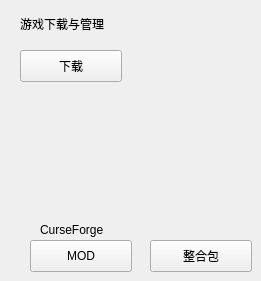
   <widget class="QWidget" name="download">
    <widget class="SubtitleLabel" name="SubtitleLabel_5">
     <property name="geometry">
      <rect>
       <x>20</x>
       <y>10</y>
       <width>161</width>
       <height>28</height>
      </rect>
     </property>
     <property name="text">
      <string>游戏下载与管理</string>
     </property>
    </widget>
    <widget class="PushButton" name="Download">
     <property name="geometry">
      <rect>
       <x>20</x>
       <y>50</y>
       <width>102</width>
       <height>32</height>
      </rect>
     </property>
     <property name="text">
      <string>下载</string>
     </property>
    </widget>
    <widget class="PushButton" name="CurseForgeModDownload">
     <property name="geometry">
      <rect>
       <x>30</x>
       <y>240</y>
       <width>102</width>
       <height>32</height>
      </rect>
     </property>
     <property name="text">
      <string>MOD</string>
     </property>
    </widget>
    <widget class="BodyLabel" name="BodyLabel_2">
     <property name="geometry">
      <rect>
       <x>40</x>
       <y>220</y>
       <width>111</width>
       <height>19</height>
      </rect>
     </property>
     <property name="text">
      <string>CurseForge</string>
     </property>
    </widget>
    <widget class="PushButton" name="CurseForgePackagesDownload">
     <property name="geometry">
      <rect>
       <x>150</x>
       <y>240</y>
       <width>102</width>
       <height>32</height>
      </rect>
     </property>
     <property name="text">
      <string>整合包</string>
     </property>
    </widget>
   </widget>
